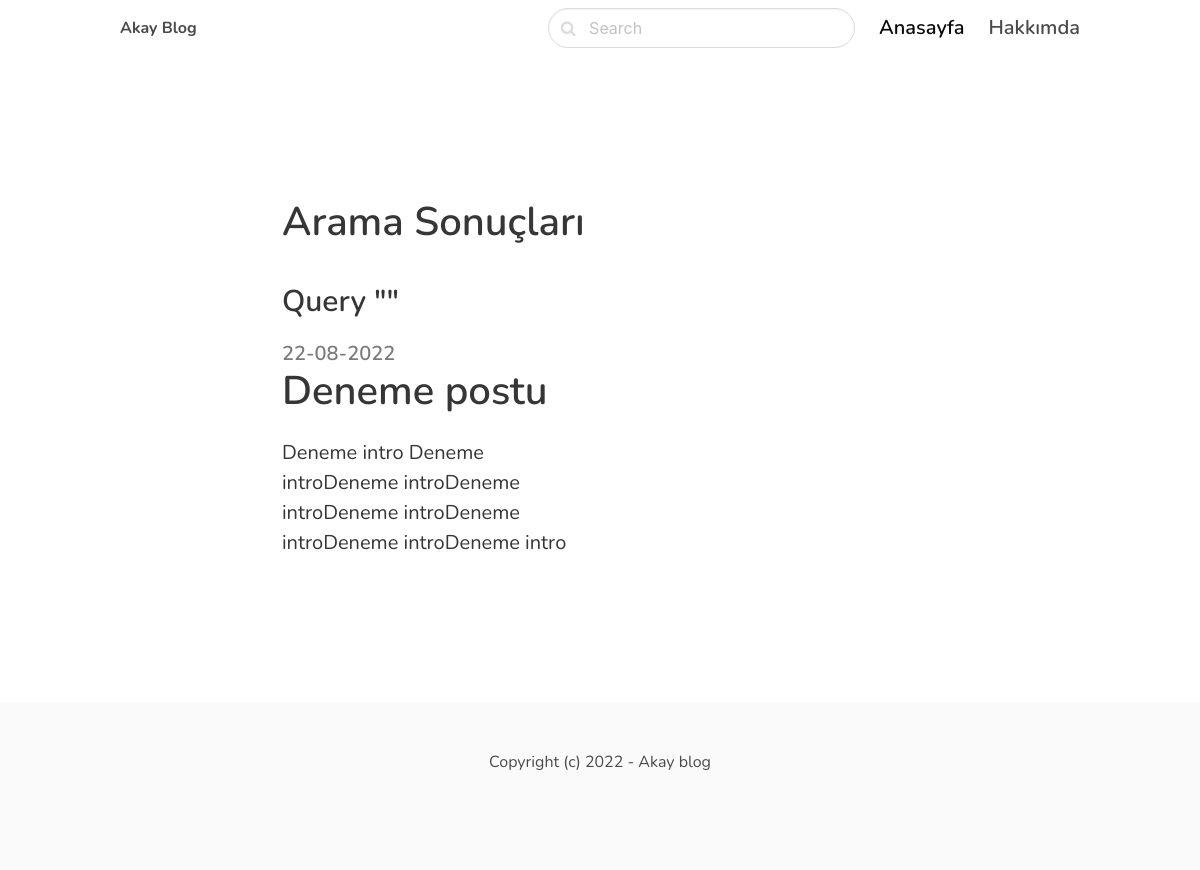
/search/, run on an earlier commit of the app's database.
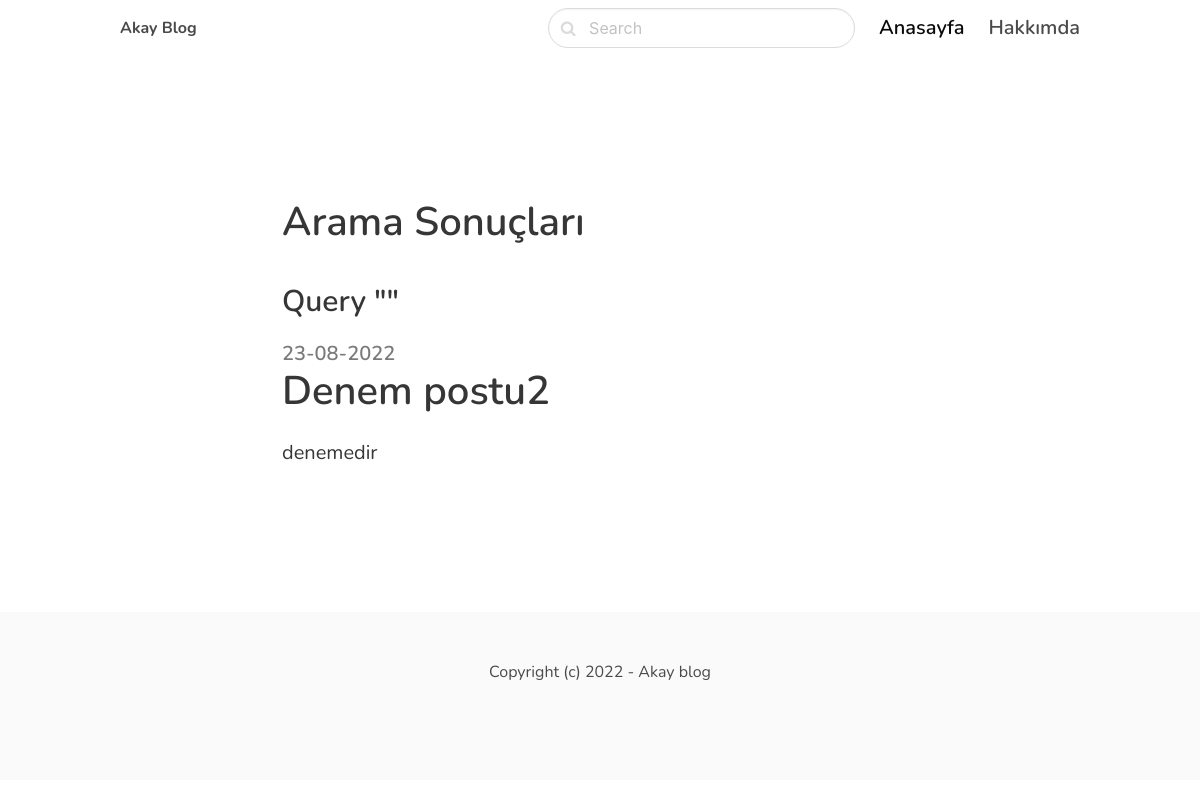
And on a later commit of the database.
### blog/models.py (models this page shows, shortened)
class Post(models.Model):
    ACTIVE = 'active'
    DRAFT = 'draft'
    CHOICES_STATUS = (
        (ACTIVE, 'Active'),
        (DRAFT, 'Draft')
    )
    category = models.ForeignKey(Category, related_name='posts', on_delete=models.CASCADE)
    title = models.CharField(max_length=255)
    slug = models.SlugField()
    intro = models.TextField()
    body = models.TextField()
    created_at = models.DateTimeField(auto_now_add=True)
    status = models.CharField(max_length=10, choices=CHOICES_STATUS, default=ACTIVE)
    image = models.ImageField(upload_to='uploads/', blank=True, null=True)
    class Meta:
        ordering = ('-created_at',)

### blog/views.py (the view)
# urls.py: path('search/', views.search, name='search'),
def search(request):
    query = request.GET.get('query','')
    posts = Post.objects.filter(status=Post.ACTIVE).filter(Q(title__icontains=query) | Q(intro__icontains=query) | Q(body__icontains=query))
    return render(request, 'blog/search.html', {'posts': posts, 'query':query})

### blog/templates/blog/search.html (shortened to what this page needs)
{% extends 'core/base.html' %}
{% block content %}
    <section class="hero ">
        <div class="hero-body">
            <div class="container">
                <section class="section">
                    <div class="columns">
                        <div class="column is-5 is-offset-1 ">
                            <div class="content is-medium">
                                <h1>Arama Sonuçları</h1>
                                <h3>Query "{{ query }}"</h3>
                            </div>
                            {% for post in posts %}
                                <div class="content is-medium">
                                    <a href="{% url 'post_detail' post.category.slug post.slug %}">
                                        <h2 class="subtitle is-5 has-text-grey">{{ post.created_at|date:'d-m-Y'}}</h2>
                                        <h1 class="title">{{ post.title }}</h1>
                                        <p class="has-text-dark">{{ post.intro }}</p>
                                    </a>
                                </div>
                            {% empty %}
                                <div class="content">
                                    <p>Verilen sorgu için sonuç bulunamadı.</p>
                                </div>
                            {% endfor %}
                        </div>
                    </div>
                </section>
            </div>
        </div>
    </section>
{% endblock %}

### core/templates/core/base.html (shortened to what this page needs)
<!DOCTYPE html>
<html>
    <head>
        <link rel="stylesheet" href="https://unpkg.com/bulma@0.9.3/css/bulma.min.css" />
        <link href="https://stackpath.bootstrapcdn.com/font-awesome/4.7.0/css/font-awesome.min.css" rel="stylesheet"
>
    </head>
    <body>
        <nav class="navbar">
            <div class="container">
              <div class="navbar-brand">
                <a class="navbar-item" href="/">
                  <strong>Akay Blog</strong>
                </a>
              </div>
              <div id="navbarMenu" class="navbar-menu">
                <div class="navbar-end">
                  <div class=" navbar-item">
                    <form method="get" action="{% url 'search' %}">
                      <div class="control has-icons-left">
                        <input class="input is-rounded" name="query" type="text" placeholder="Search">
                        <span class="icon is-left">
                        </span>
                      </div>
                    </form>
                  </div>
                  <a href="/" class="navbar-item is-active is-size-5 has-text-weight-semibold">
                    Anasayfa
                  </a>
                  <a href="{% url 'about' %}" class="navbar-item is-size-5 has-text-weight-semibold">
                    Hakkımda
                  </a>
                </div>
              </div>
            </div>
        </nav>
        <section class="section">
            <div class="container">
                {% block content %}
                {% endblock %}
            </div>
        </section>
        <footer class="footer">
            <div class="content has-text-centered">
                <p>
                    Copyright (c) 2022 - Akay blog
                </p>
            </div>
        </footer>
    </body>
</html>

### core/templates/core/base.html (style rules this page uses)
body { font-family: 'Nunito', sans-serif; }
nav.navbar { height: 6rem !important; box-shadow: 0 1px 3px 0 rgba(0, 0, 0, .1), 0 1px 2px 0 rgba(0, 0, 0, .06) !important; }

What changed in the data, as far as the page shows it:
no longer on this page (row edited): Post: created_at "22-08-2022", title "Deneme postu", intro "Deneme intro Deneme introDeneme introDeneme introDeneme introDeneme introDeneme introDeneme intro"
added Post: created_at "23-08-2022", title "Denem postu2", intro "denemedir"
